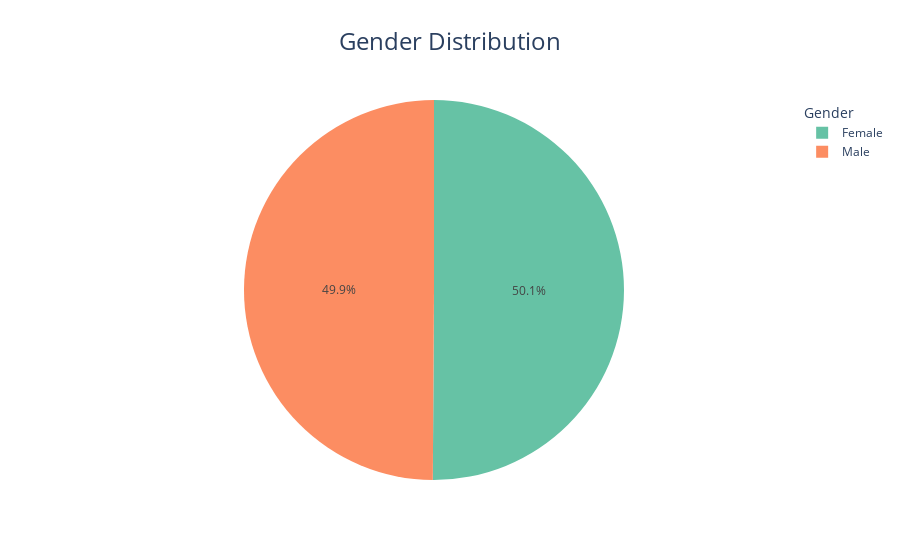

Notebook cell for this chart:
### Code cell
import plotly.express as px

fig = px.pie(data, names="Gender", color_discrete_sequence=px.colors.qualitative.Set2, title="Gender Distribution")
fig.update_layout(legend=dict(title="Gender"), title_text="Gender Distribution", title_x=0.5, title_font_size=24)

fig.show()

### Figure 1 — Plotly figure (JSON) as saved in the notebook; plotly's stock layout.template omitted (floating-point values rounded to 4 significant figures; data arrays with more than 128 entries replaced by an {"elided": "..."} marker saying what was removed)
{"data": [{"domain": {"x": [0, 1], "y": [0, 1]}, "hovertemplate": "Gender=%{label}<extra></extra>", "labels": {"elided": "1000 str values"}, "legendgroup": "", "name": "", "showlegend": true, "type": "pie"}], "layout": {"autosize": true, "legend": {"title": {"text": "Gender"}, "tracegroupgap": 0}, "piecolorway": ["rgb(102,194,165)", "rgb(252,141,98)", "rgb(141,160,203)", "rgb(231,138,195)", "rgb(166,216,84)", "rgb(255,217,47)", "rgb(229,196,148)", "rgb(179,179,179)"], "title": {"font": {"size": 24}, "text": "Gender Distribution", "x": 0.5}}}
